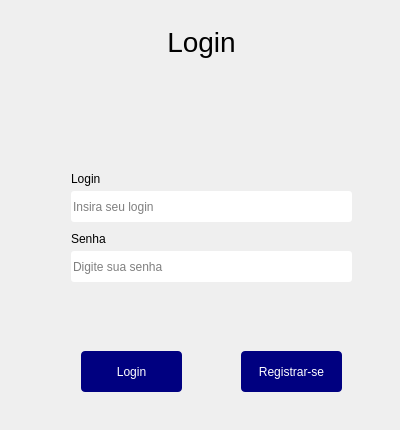
<?xml version="1.0" encoding="UTF-8"?>
<ui version="4.0">
 <class>Dialog</class>
 <widget class="QDialog" name="Dialog">
  <property name="geometry">
   <rect>
    <x>0</x>
    <y>0</y>
    <width>400</width>
    <height>430</height>
   </rect>
  </property>
  <property name="windowTitle">
   <string>Dialog</string>
  </property>
  <property name="autoFillBackground">
   <bool>false</bool>
  </property>
  <layout class="QVBoxLayout" name="verticalLayout">
   <item>
    <widget class="QWidget" name="widgetLogin" native="true">
     <property name="minimumSize">
      <size>
       <width>300</width>
       <height>300</height>
      </size>
     </property>
     <widget class="QLabel" name="titleLogin">
      <property name="geometry">
       <rect>
        <x>0</x>
        <y>10</y>
        <width>381</width>
        <height>41</height>
       </rect>
      </property>
      <property name="font">
       <font>
        <family>Arial</family>
        <pointsize>21</pointsize>
       </font>
      </property>
      <property name="text">
       <string>Login</string>
      </property>
      <property name="alignment">
       <set>Qt::AlignCenter</set>
      </property>
     </widget>
     <widget class="QLineEdit" name="inputLogin">
      <property name="geometry">
       <rect>
        <x>60</x>
        <y>180</y>
        <width>281</width>
        <height>31</height>
       </rect>
      </property>
      <property name="styleSheet">
       <string notr="true">border-radius:3px;</string>
      </property>
      <property name="placeholderText">
       <string>Insira seu login</string>
      </property>
     </widget>
     <widget class="QLineEdit" name="inputSenha">
      <property name="geometry">
       <rect>
        <x>60</x>
        <y>240</y>
        <width>281</width>
        <height>31</height>
       </rect>
      </property>
      <property name="styleSheet">
       <string notr="true">border-radius:3px;</string>
      </property>
      <property name="echoMode">
       <enum>QLineEdit::Password</enum>
      </property>
      <property name="placeholderText">
       <string>Digite sua senha</string>
      </property>
     </widget>
     <widget class="QPushButton" name="btnLogin">
      <property name="geometry">
       <rect>
        <x>70</x>
        <y>340</y>
        <width>101</width>
        <height>41</height>
       </rect>
      </property>
      <property name="styleSheet">
       <string notr="true">background-color:rgb(0, 0, 128);
color:white;
border-radius:4px;

</string>
      </property>
      <property name="text">
       <string>Login</string>
      </property>
     </widget>
     <widget class="QLabel" name="labelLogin">
      <property name="geometry">
       <rect>
        <x>60</x>
        <y>160</y>
        <width>49</width>
        <height>16</height>
       </rect>
      </property>
      <property name="text">
       <string>Login</string>
      </property>
     </widget>
     <widget class="QLabel" name="labelSenha">
      <property name="geometry">
       <rect>
        <x>60</x>
        <y>220</y>
        <width>49</width>
        <height>16</height>
       </rect>
      </property>
      <property name="text">
       <string>Senha</string>
      </property>
     </widget>
     <widget class="QLabel" name="labelImagem">
      <property name="geometry">
       <rect>
        <x>150</x>
        <y>50</y>
        <width>90</width>
        <height>90</height>
       </rect>
      </property>
      <property name="minimumSize">
       <size>
        <width>90</width>
        <height>90</height>
       </size>
      </property>
      <property name="styleSheet">
       <string notr="true">background-image:url(:/assets/userIcon.png);
background-repeat:no-repeat;</string>
      </property>
      <property name="text">
       <string/>
      </property>
     </widget>
     <widget class="QPushButton" name="btnRegistrar">
      <property name="geometry">
       <rect>
        <x>230</x>
        <y>340</y>
        <width>101</width>
        <height>41</height>
       </rect>
      </property>
      <property name="styleSheet">
       <string notr="true">background-color:rgb(0, 0, 128);
color:white;
border-radius:4px;

</string>
      </property>
      <property name="text">
       <string>Registrar-se</string>
      </property>
     </widget>
     <widget class="QLabel" name="labelErroLogin">
      <property name="geometry">
       <rect>
        <x>60</x>
        <y>280</y>
        <width>181</width>
        <height>16</height>
       </rect>
      </property>
      <property name="styleSheet">
       <string notr="true">color:red;</string>
      </property>
      <property name="text">
       <string/>
      </property>
     </widget>
     <widget class="QLabel" name="labelErroSenha">
      <property name="geometry">
       <rect>
        <x>60</x>
        <y>300</y>
        <width>191</width>
        <height>16</height>
       </rect>
      </property>
      <property name="styleSheet">
       <string notr="true">color:red;</string>
      </property>
      <property name="text">
       <string/>
      </property>
     </widget>
    </widget>
   </item>
  </layout>
 </widget>
 <resources>
  <include location="../resources.qrc"/>
 </resources>
 <connections/>
</ui>
